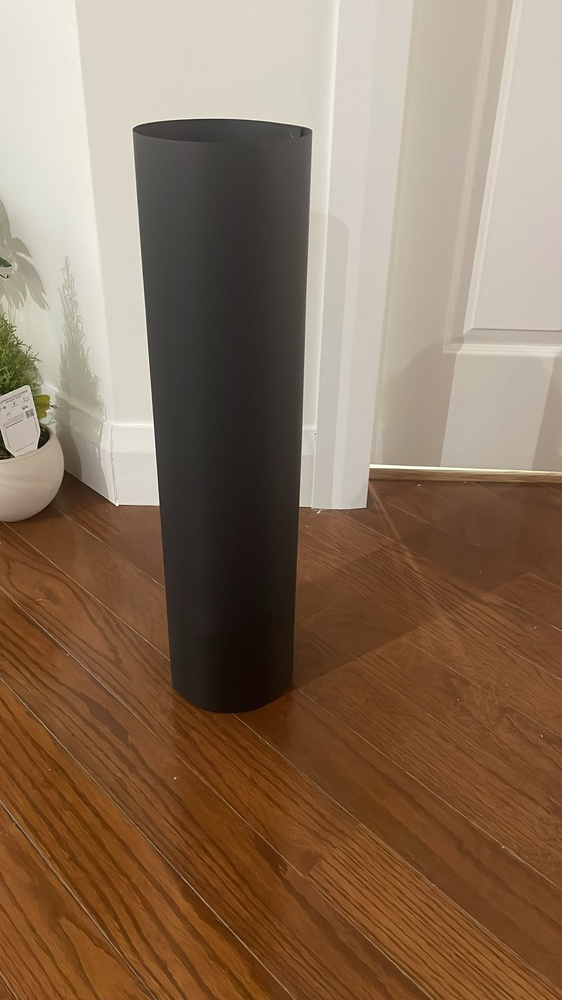
#> input picture WhatsApp Image 2026-01-11 at 10.40.47 PM.jpeg, 562 x 1000 px, shrunk from 1152 x 2048 before the run
$ python -i 'Edge Detection - Canny.py'   (imports and definitions only)
#> lines starting #> are read from the running program, lines starting #| are printed output that depends on the picture; after the words box and inside, x2 and y2 are one past the last pixel; in counts of white or black regions, pixels touching at a corner belong together
#> further down, picture is the input picture: shape (1000, 562, 3); mean B, G, R 92.9, 114.8, 139
import cv2
import numpy as np
import tkinter as tk
from tkinter import filedialog
import os

# ================= PIPE EDGE DETECTION ================= #

def detect_pipe_edges(frame):
    """
    Enhanced edge detection for rectangular / straight pipe structures
    """
    gray = cv2.cvtColor(frame, cv2.COLOR_BGR2GRAY)
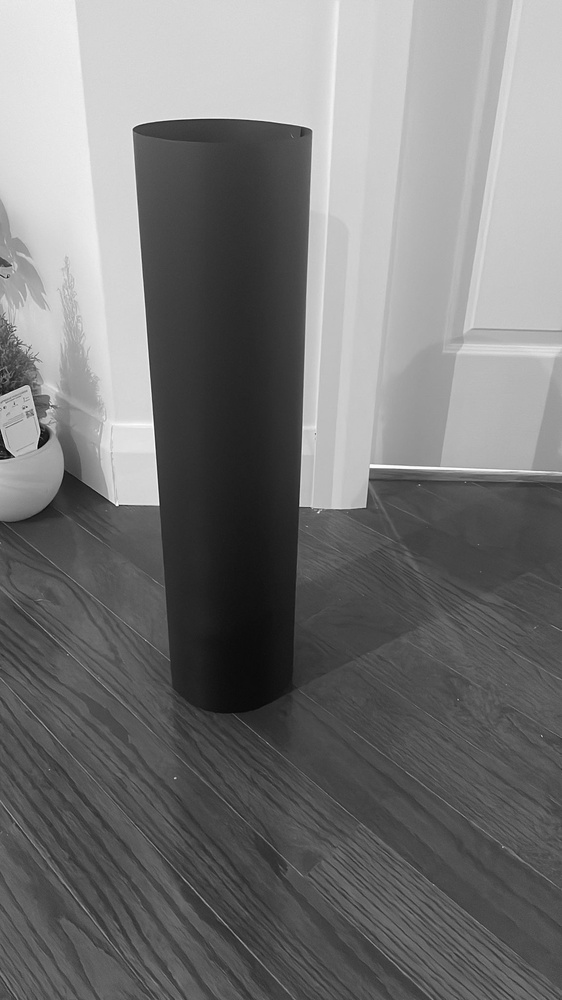
#> gray: shape (1000, 562); min 2, max 254, mean 119.6

    # Improve contrast (important for industrial pipes)
    gray = cv2.equalizeHist(gray)
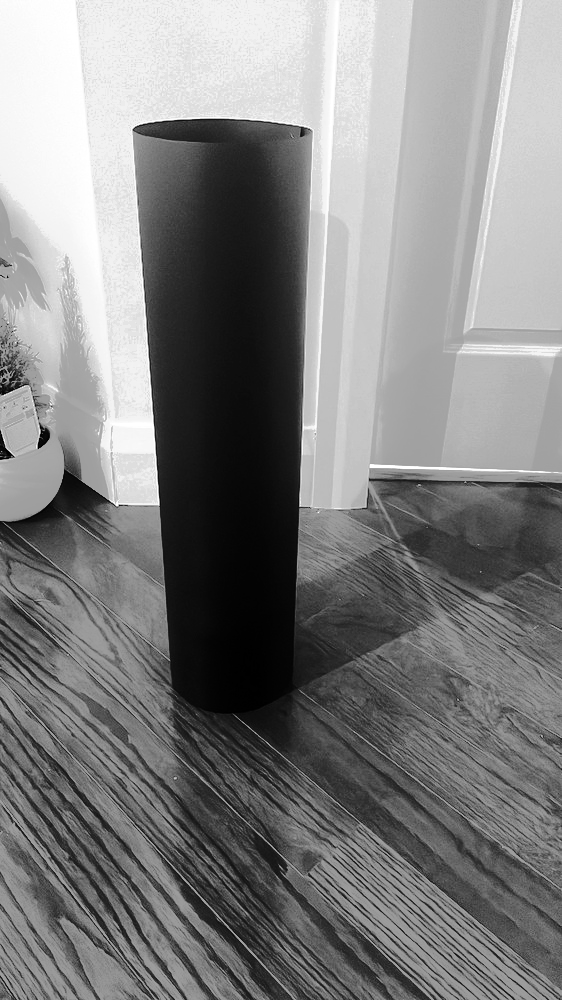
#> gray: shape (1000, 562); min 0, max 255, mean 128.7

    # Reduce noise but keep edges
    blurred = cv2.GaussianBlur(gray, (5, 5), 1.5)

    # Canny Edge Detection
    edges = cv2.Canny(
        blurred,
        threshold1=60,
        threshold2=180,
        L2gradient=True
    )
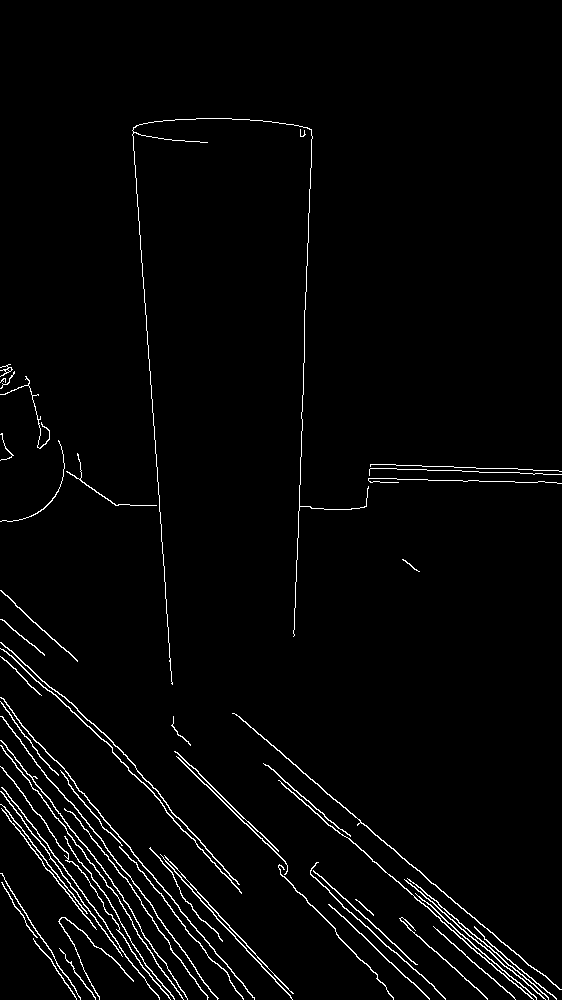
#> edges: shape (1000, 562); 2.5% white in thin lines or dots, all inside (x1, y1, x2, y2) = (0, 118, 562, 1000)

    # Morphological closing to strengthen pipe edges
    kernel = cv2.getStructuringElement(cv2.MORPH_RECT, (5, 5))
    edges = cv2.morphologyEx(edges, cv2.MORPH_CLOSE, kernel)
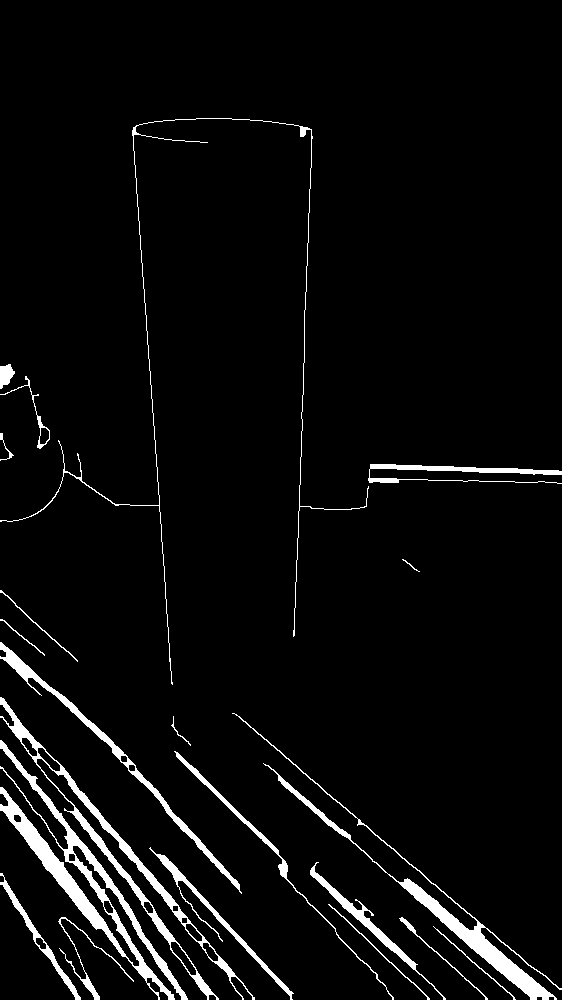
#> edges: shape (1000, 562); 4.5% white; 21 white regions, largest, box (x1, y1, x2, y2) and area: (0, 740, 188, 1000) 5969, (0, 697, 255, 1000) 3935, (232, 713, 562, 1000) 3886

    # Detect straight lines (rectangular pipe emphasis)
    lines = cv2.HoughLinesP(
        edges,
        rho=1,
        theta=np.pi / 180,
        threshold=120,
        minLineLength=80,
        maxLineGap=10
    )
#> lines = 81 rows, first 6: [132, 130, 171, 683], [41, 745, 254, 999], [392, 876, 534, 999], [296, 581, 304, 338], [401, 882, 537, 996], [404, 882, 548, 998]

    output = frame.copy()

    if lines is not None:
        for line in lines:
            x1, y1, x2, y2 = line[0]
            cv2.line(output, (x1, y1), (x2, y2), (0, 255, 0), 2)
#> this loop made 81 passes
#> (x1, y1, x2, y2) on passes 1 to 12: (132, 130, 171, 683), (41, 745, 254, 999), (392, 876, 534, 999), (296, 581, 304, 338), (401, 882, 537, 996), (404, 882, 548, 998), (176, 755, 280, 856), (404, 880, 556, 999), (405, 880, 556, 998), (403, 882, 548, 999), (278, 778, 532, 999), (60, 769, 189, 923)
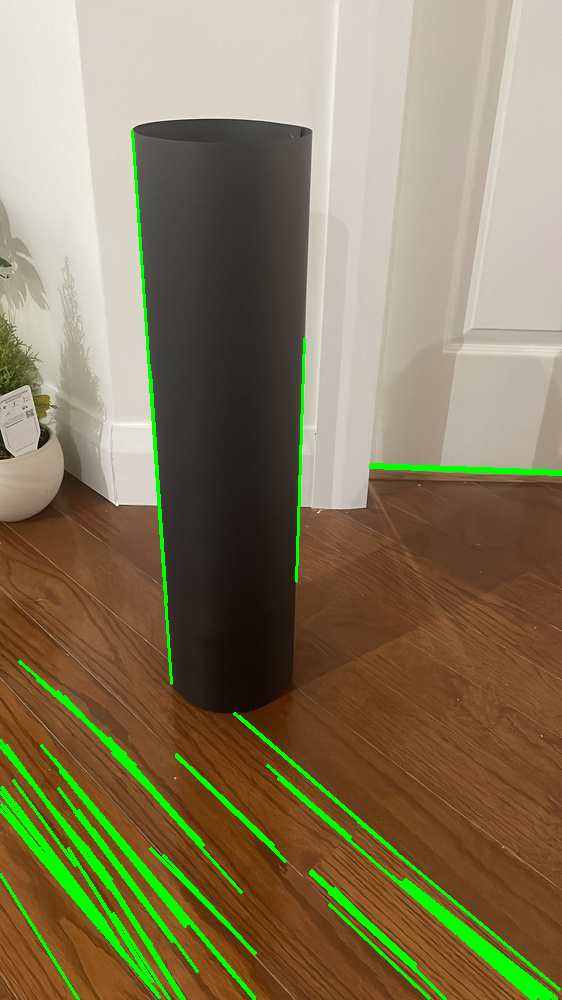
#> output: shape (1000, 562, 3); 4.43% of pixels changed, all inside (x1, y1, x2, y2) = (0, 129, 562, 1000)

    return edges, output


# ================= IMAGE PROCESSING ================= #

# [60 lines left out: functions process_image, process_video, upload_image, upload_video, not called in this run]


def live_camera():
    process_video(0)


# ================= MAIN GUI ================= #

# [40 lines left out: function main_window, not called in this run]


# [2 lines not run here, left out]

>>> import cv2
>>> picture = cv2.imread('WhatsApp Image 2026-01-11 at 10.40.47 PM.jpeg')
>>> result = detect_pipe_edges(picture)

$ run again, on rgb_20260113_014325.png
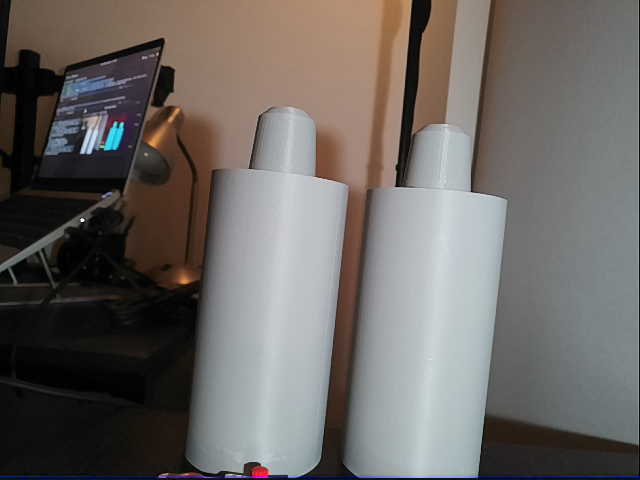
#> input picture rgb_20260113_014325.png, 640 x 480 px
#> picture is the input picture: shape (480, 640, 3); mean B, G, R 100.1, 103.1, 107.4
#> in detect_pipe_edges, `edges = cv2.morphologyEx(edges, cv2.MORPH_CLOSE, kernel)`:
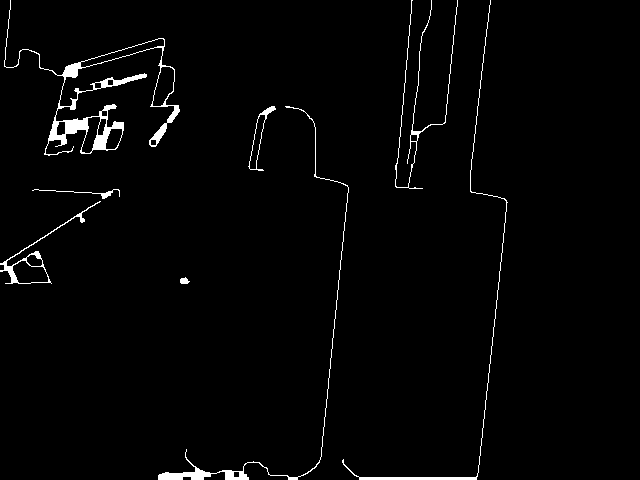
#> edges: shape (480, 640); 2% white; 8 white regions, largest, box (x1, y1, x2, y2) and area: (4, 0, 180, 156) 2594, (158, 106, 349, 480) 1144, (342, 0, 508, 480) 899
#> lines = [[320, 459, 348, 191], [478, 472, 506, 201], [359, 477, 476, 479], [378, 477, 476, 478], [395, 186, 412, 0], [0, 264, 117, 189]]
#> the loop in detect_pipe_edges, `for line in lines:` made 6 passes
#> after the loop in detect_pipe_edges, `for line in lines:`:
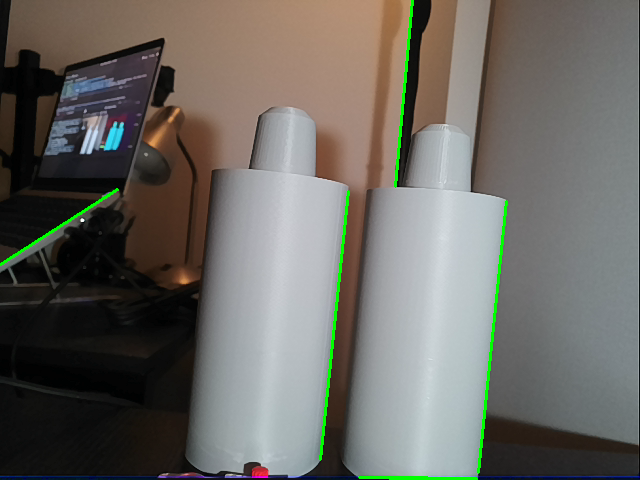
#> output: shape (480, 640, 3); 0.98% of pixels changed, all inside (x1, y1, x2, y2) = (0, 0, 508, 480)
